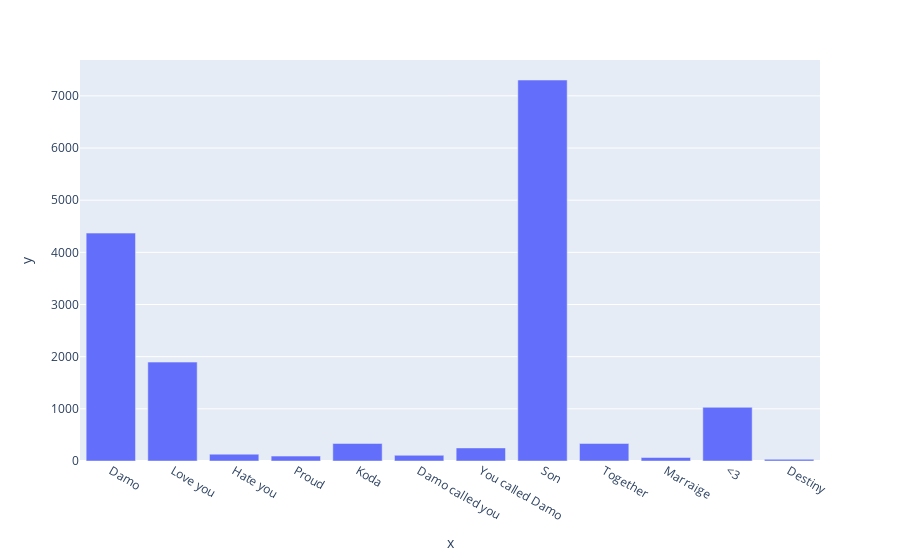

The notebook cell saved with this chart:
### Code cell
fig = px.bar(x = ["Damo", "Love you", "Hate you", "Proud", "Koda", "Damo called you", "You called Damo", "Son", "Together", "Marraige", "<3", "Destiny"], y = [4369, 1896, 131, 94, 336, 109, 251, 7303, 336, 67, 1029, 32])
fig.show()

### Figure 1 — Plotly figure (JSON) as saved in the notebook; plotly's stock layout.template omitted (floating-point values rounded to 4 significant figures)
{"data": [{"alignmentgroup": "True", "hoverlabel": {"namelength": 0}, "hovertemplate": "x=%{x}<br>y=%{y}", "legendgroup": "", "marker": {"color": "#636efa"}, "name": "", "offsetgroup": "", "orientation": "v", "showlegend": false, "textposition": "auto", "type": "bar", "x": ["Damo", "Love you", "Hate you", "Proud", "Koda", "Damo called you", "You called Damo", "Son", "Together", "Marraige", "<3", "Destiny"], "xaxis": "x", "y": [4369, 1896, 131, 94, 336, 109, 251, 7303, 336, 67, 1029, 32], "yaxis": "y"}], "layout": {"barmode": "relative", "legend": {"tracegroupgap": 0}, "margin": {"t": 60}, "xaxis": {"anchor": "y", "domain": [0, 1], "title": {"text": "x"}}, "yaxis": {"anchor": "x", "domain": [0, 1], "title": {"text": "y"}}}}
